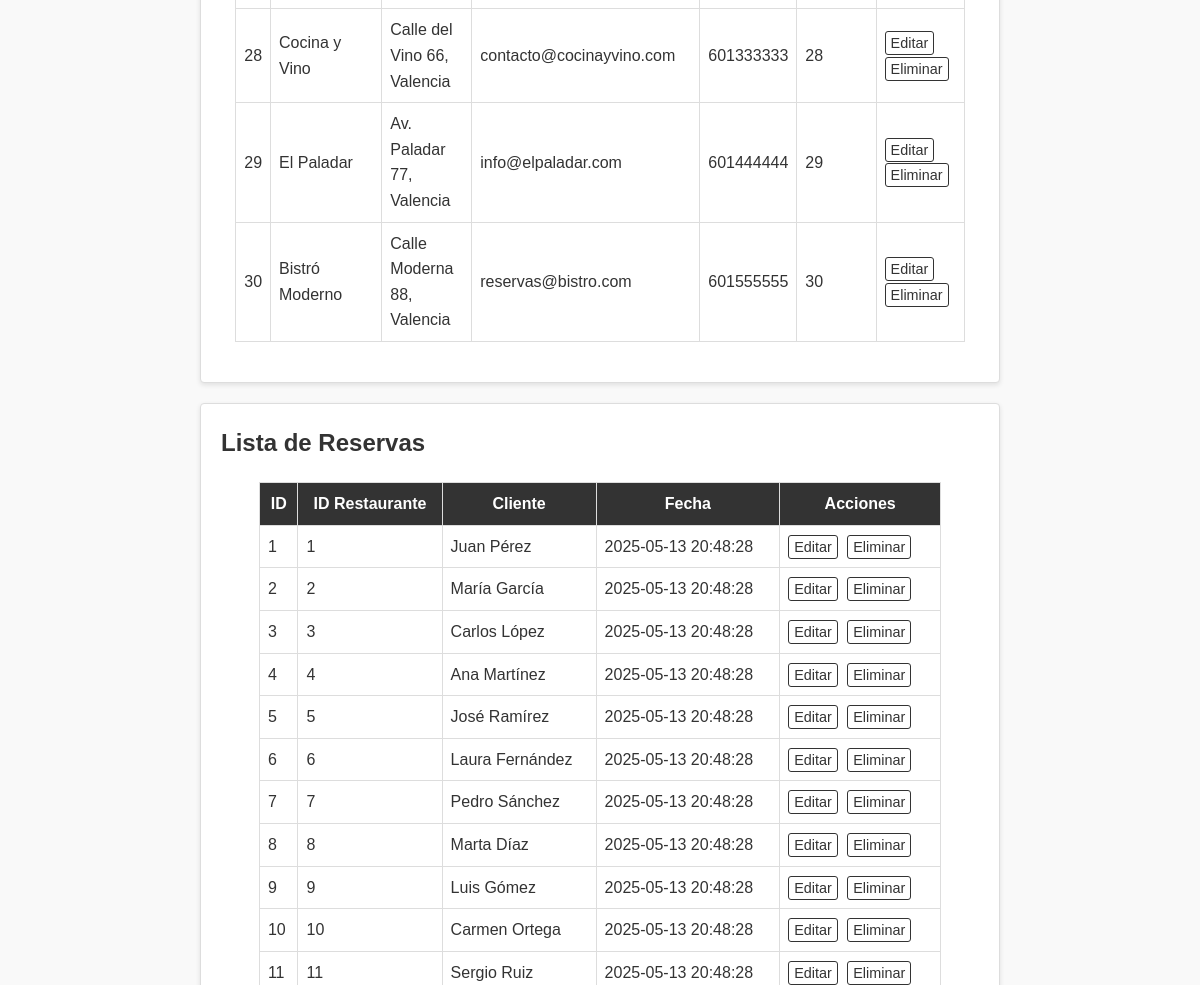
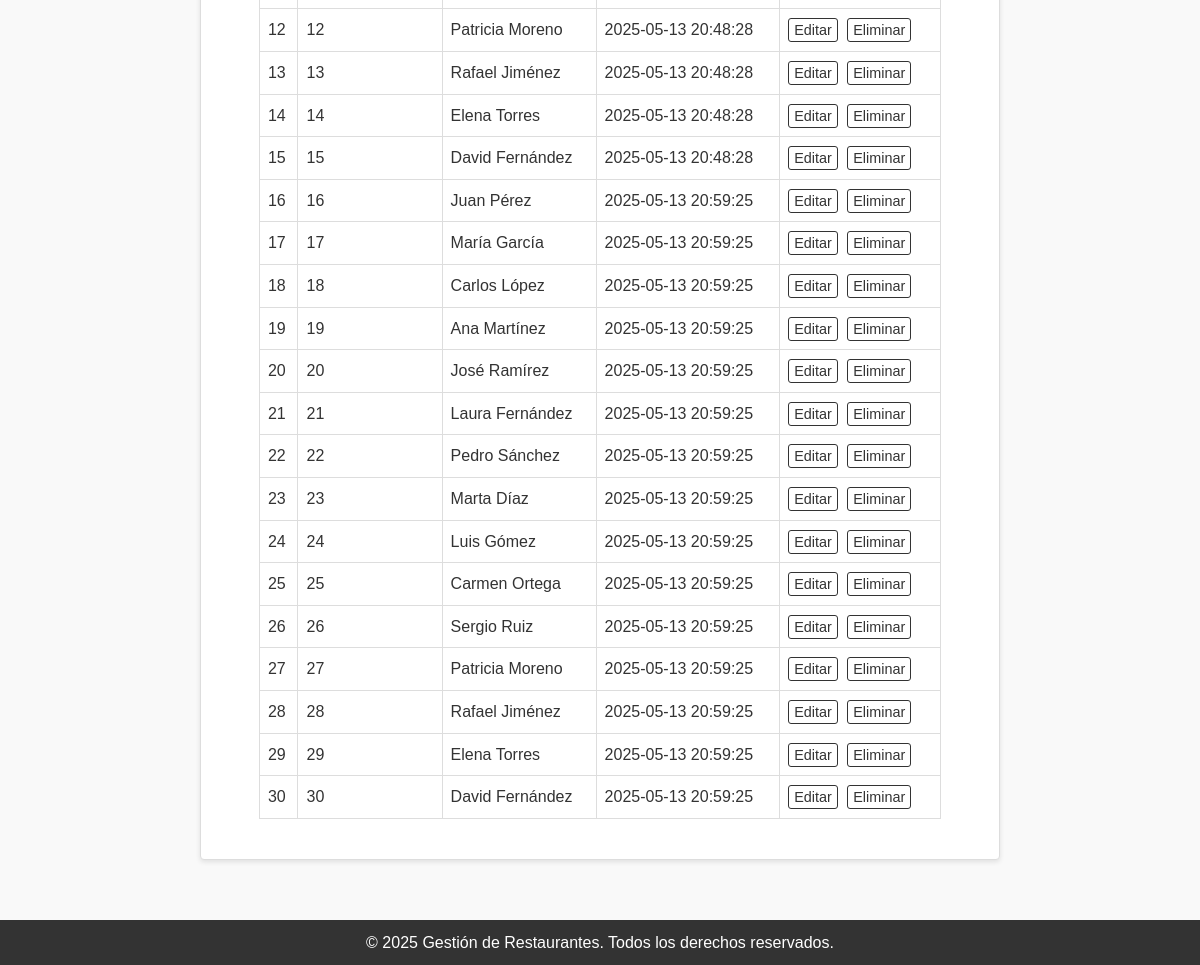
The app's page /restaurants.php (signed in, lower part), older data (2 pictures, top to bottom).
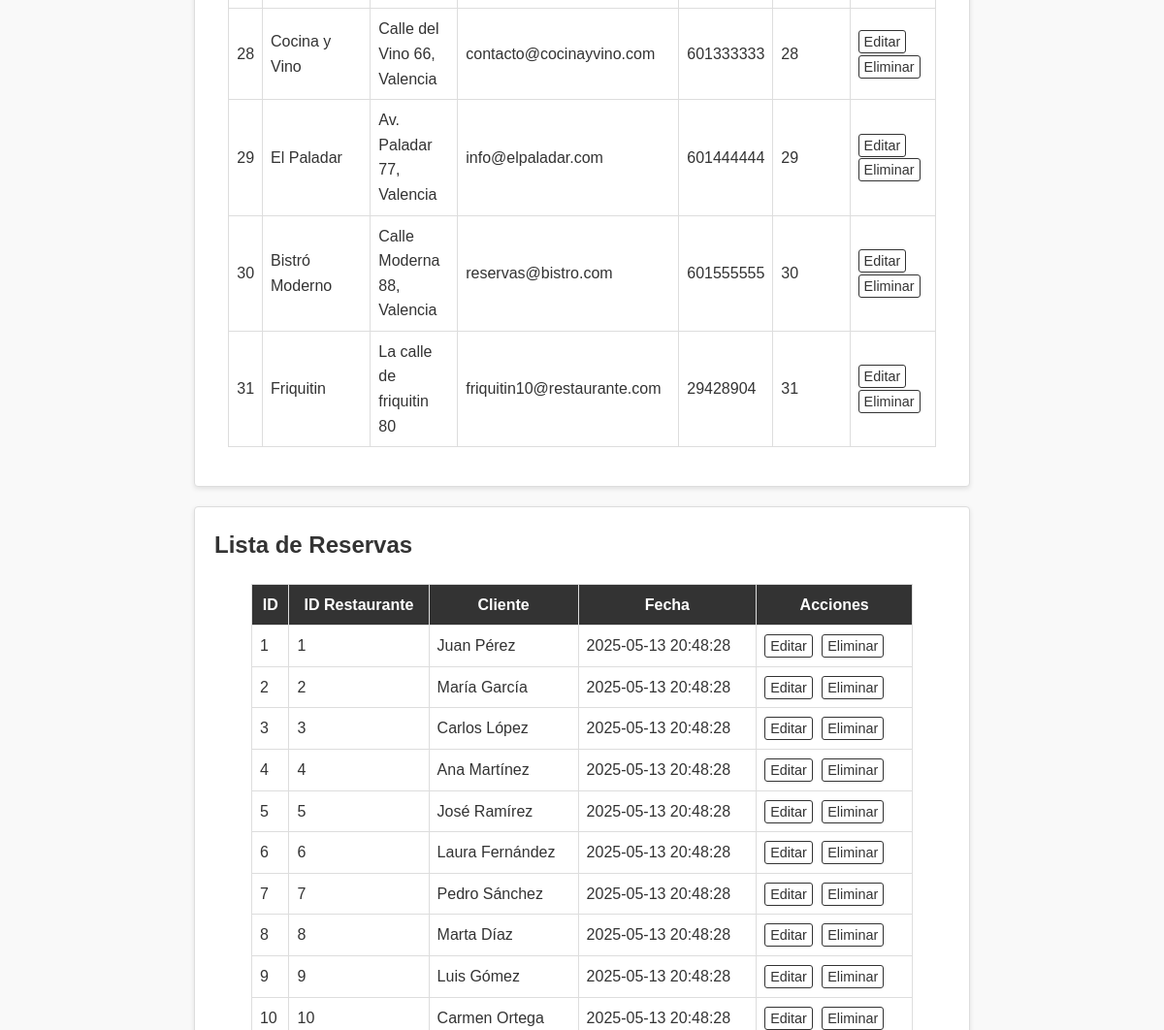
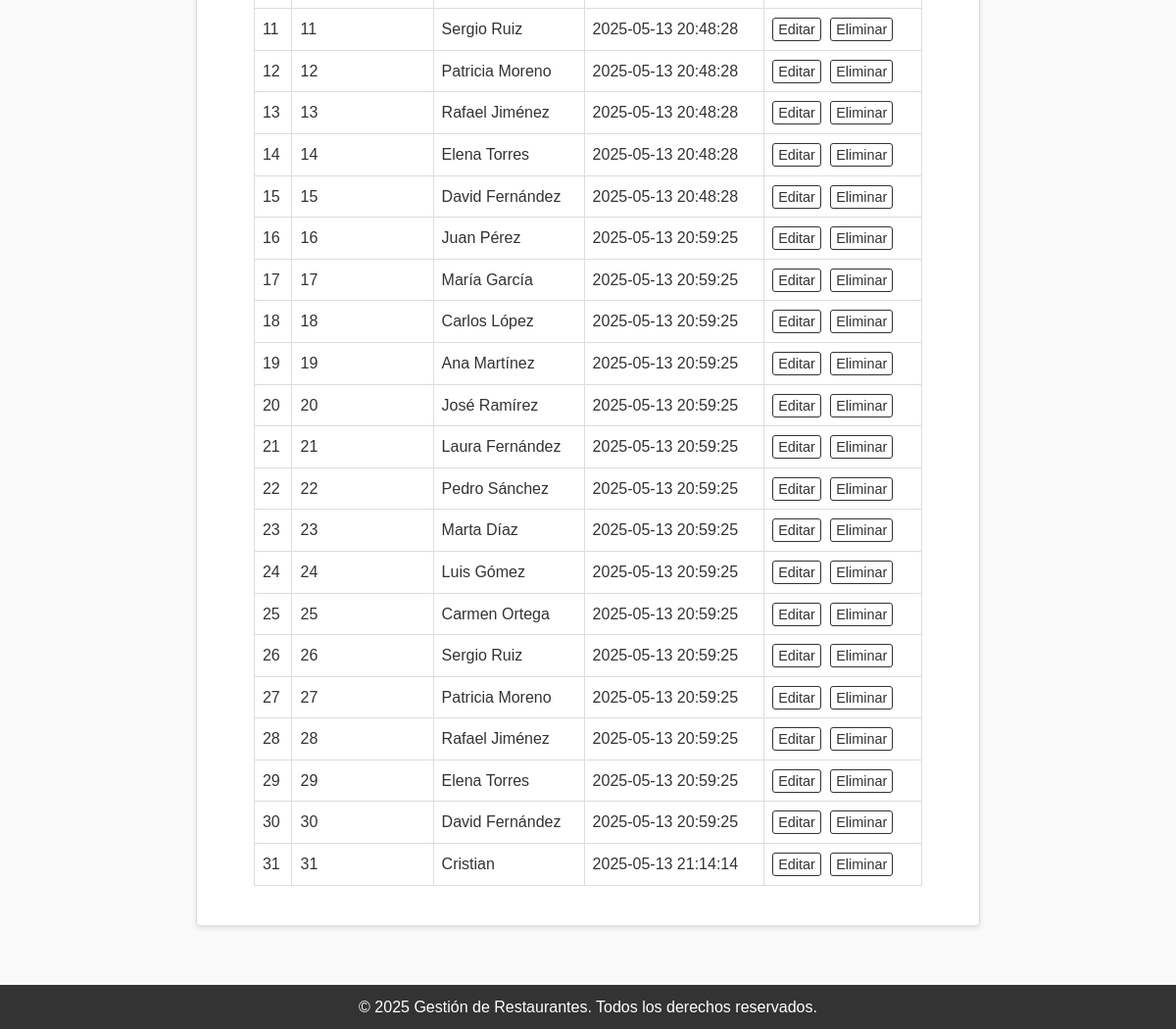
The same page, newer data (2 pictures, top to bottom).
### tables this page shows
CREATE TABLE "restaurants" (
            id INTEGER PRIMARY KEY AUTOINCREMENT,
            restaurant_name TEXT NOT NULL,
            direction TEXT NOT NULL,
            email TEXT NOT NULL,
            phone TEXT NOT NULL,
            id_reservation INTEGER,
            FOREIGN KEY (id_reservation) REFERENCES reservations(id)
        );

CREATE TABLE "reservations" (
            id INTEGER PRIMARY KEY AUTOINCREMENT,
            id_restaurant INTEGER,
            client_name TEXT NOT NULL,
            date TEXT DEFAULT CURRENT_TIMESTAMP,
            FOREIGN KEY (id_restaurant) REFERENCES restaurants(id)
        );

### public/restaurants.php (the view, shortened to what this page needs)
<?php
$db = Database::getInstance()->getConnection();
$stmt = $db->query("SELECT * FROM restaurants");
$restaurants = $stmt->fetchAll(PDO::FETCH_ASSOC);
$stmt2 = $db->query("SELECT * FROM reservations");
$reservations = $stmt2->fetchAll(PDO::FETCH_ASSOC);
?>
<!DOCTYPE html>
<html lang="es">
<head>
    <link rel="stylesheet" href="css/style.css">
</head>
<body>
    <main>
        <section>
            <table>
                <tbody>
                    <?php foreach ($restaurants as $restaurant): ?>
                    <tr>
                        <td><?php echo htmlspecialchars($restaurant['id']); ?></td>
                        <td><?php echo htmlspecialchars($restaurant['restaurant_name']); ?></td>
                        <td><?php echo htmlspecialchars($restaurant['direction']); ?></td>
                        <td><?php echo htmlspecialchars($restaurant['email']); ?></td>
                        <td><?php echo htmlspecialchars($restaurant['phone']); ?></td>
                        <td><?php echo htmlspecialchars($restaurant['id_reservation']); ?></td>
                        <td class="actions">
                            <a href="index.php?page=edit_restaurant&id=<?php echo $restaurant['id']; ?>">Editar</a>
                            <a href="index.php?page=delete_restaurant&id=<?php echo $restaurant['id']; ?>" onclick="return confirm('¿Estás seguro de eliminar este restaurante?');">Eliminar</a>
                        </td>
                    </tr>
                    <?php endforeach; ?>
                </tbody>
            </table>
        </section>
        <section>
            <h2>Lista de Reservas</h2>
            <table>
                <thead>
                    <tr>
                        <th>ID</th>
                        <th>ID Restaurante</th>
                        <th>Cliente</th>
                        <th>Fecha</th>
                        <th>Acciones</th>
                    </tr>
                </thead>
                <tbody>
                    <?php foreach ($reservations as $reservation): ?>
                    <tr>
                        <td><?php echo htmlspecialchars($reservation['id']); ?></td>
                        <td><?php echo htmlspecialchars($reservation['id_restaurant']); ?></td>
                        <td><?php echo htmlspecialchars($reservation['client_name']); ?></td>
                        <td><?php echo htmlspecialchars($reservation['date']); ?></td>
                        <td class="actions">
                            <a href="index.php?page=edit_reservation&id=<?php echo $reservation['id']; ?>">Editar</a>
                            <a href="index.php?page=delete_reservation&id=<?php echo $reservation['id']; ?>" onclick="return confirm('¿Estás seguro de eliminar esta reserva?');">Eliminar</a>
                        </td>
                    </tr>
                    <?php endforeach; ?>
                </tbody>
            </table>
        </section>
    </main>
    <footer>
        <p>&copy; <?php echo date("Y"); ?> <?php echo APP_NAME; ?>. Todos los derechos reservados.</p>
    </footer>
</body>
</html>

### public/css/style.css (style rules this page uses)
* { margin: 0; padding: 0; box-sizing: border-box; }
html, body { font-family: Arial, Helvetica, sans-serif; background-color: #f9f9f9; color: #333; line-height: 1.6; }
main { padding: 20px; }
section { max-width: 800px; margin: 20px auto; padding: 20px; background-color: #fff; border: 1px solid #ddd; border-radius: 4px; box-shadow: 0 2px 5px rgba(0, 0, 0, 0.1); }
footer { background-color: #333; color: #fff; text-align: center; padding: 10px 20px; margin-top: 20px; }

### public/restaurants.php (style rules this page uses)
table { width: 90%; margin: 20px auto; border-collapse: collapse; }
th { background-color: #333; color: #fff; }

Row changes from the older to the newer data that the page shows:
added restaurants: id "31", restaurant_name "Friquitin", direction "La calle de friquitin 80", email "friquitin10@restaurante.com", phone "29428904", id_reservation "31"
added reservations: id "31", id_restaurant "31", client_name "Cristian", date "2025-05-13 21:14:14"
